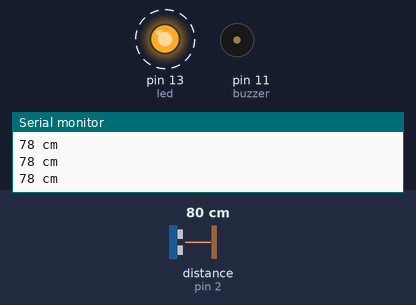
A sketch run on a simulated Arduino Uno, built with avr-gcc and run on an emulated ATmega328P. Parts: output pins drawn as LEDs (lit = HIGH), buzzer (waves = sounding, pin HIGH), the last lines printed to the serial monitor. Wiring (inferred from the names in the program): ultrasonic range finder: trigger pin 4; echo pin 2. Dashed ring = blinking. The test bench sets the inputs (shaded band); at power-on: distance to the obstacle (sensor on pin 2) 80 cm. The echo pulse lasts 58.3 µs per cm; pins used as bus, display or sensor lines are not drawn.

Above: at 1.28 s.
1.3 s: distance to the obstacle (sensor on pin 2) set to 47 cm
4.3 s: distance to the obstacle (sensor on pin 2) set to 39 cm
At 4.48 s:
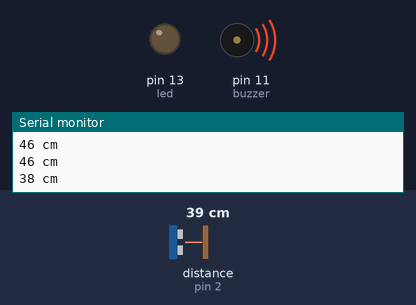
7.3 s: distance to the obstacle (sensor on pin 2) set to 83 cm
At 7.8 s:
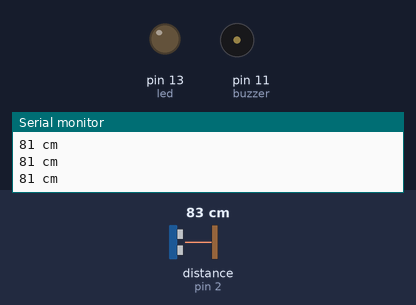
10.3 s: distance to the obstacle (sensor on pin 2) set to 80 cm
At 10.53 s:
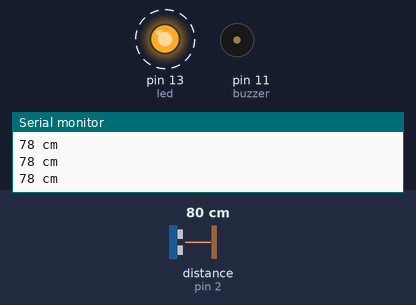
13.3 s: distance to the obstacle (sensor on pin 2) set to 2 cm
At 13.57 s:
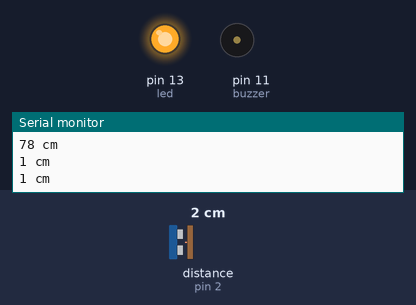
Timing chart, 0 to 17.3 s (numbered marks = the images above; inputs shaded):
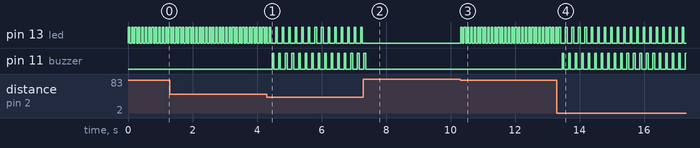

The sketch:

smart-helmet.ino
```cpp
const int trigPin =4 ;
const int echoPin =2 ;
const int led=13;
const int buzzer=11;
void setup() {
  pinMode(trigPin, OUTPUT);
  pinMode(echoPin, INPUT);
  pinMode(led, OUTPUT);
  pinMode(buzzer, OUTPUT);
  Serial.begin(9600);
}
void loop() {
  long duration, distance;
  digitalWrite(trigPin, LOW);
  delayMicroseconds(2);
  digitalWrite(trigPin, HIGH);
  delayMicroseconds(10);
  digitalWrite(trigPin, LOW);
  duration = pulseIn(echoPin, HIGH);
  distance = (duration/2) / 29.41;
  if (distance > 400 || distance <0)
  {
    Serial.println("Out of range");
  }
  else
  {
   Serial.print(distance);
   Serial.println(" cm");
  }
  if(distance<=80)
  {
    digitalWrite(led,HIGH);
    delay(50);
   // Serial.println("LED on");
    digitalWrite(led,LOW);
    delay(50);
  }
  else
  {
    digitalWrite(led,LOW);
  }
  if (distance<=40){
    digitalWrite(buzzer,HIGH);
    delay(50);
    //Serial.println("BUZZER on");
    digitalWrite(buzzer,LOW);
    delay(50);
  }
  else
  {
    digitalWrite(buzzer,LOW);
  }
 }
```

Measured:
- the behaviour switches between 42 and 41 cm on distance to the obstacle (sensor on pin 2) (found by bisection; images 0 and 1)
- the behaviour switches between 83 and 82 cm on distance to the obstacle (sensor on pin 2) (found by bisection; images 2 and 3)
- after the input at 4.3 s, pin 11 (buzzer): alternates HIGH for 0.05 s and LOW for 0.15 s, starting after 0.17 s
- after the input at 7.3 s, pin 13 (led): stops changing and stays LOW; pin 11 (buzzer): goes on until 7.4 s, then stays LOW
- after the input at 10.3 s, pin 13 (led): alternates HIGH for 0.05 s and LOW for 0.06 s, starting at once
- after the input at 13.3 s, pin 11 (buzzer): alternates HIGH for 0.05 s and LOW for 0.15 s, starting after 0.16 s
- by itself, pin 13 (led): repeats every 0.20 s: HIGH 0.05 s, LOW 0.15 s
